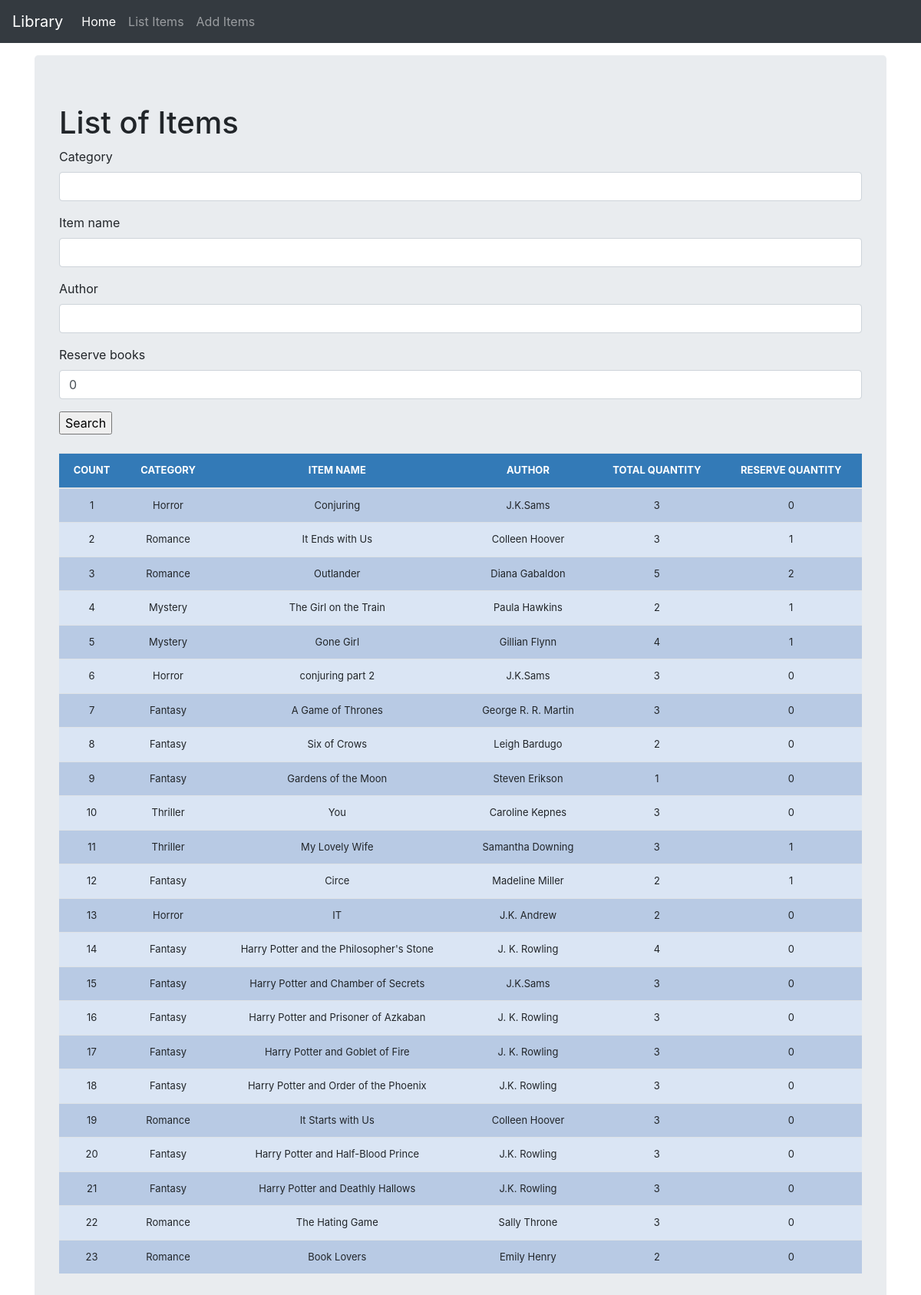
Page /list_item/ on the earlier database version.
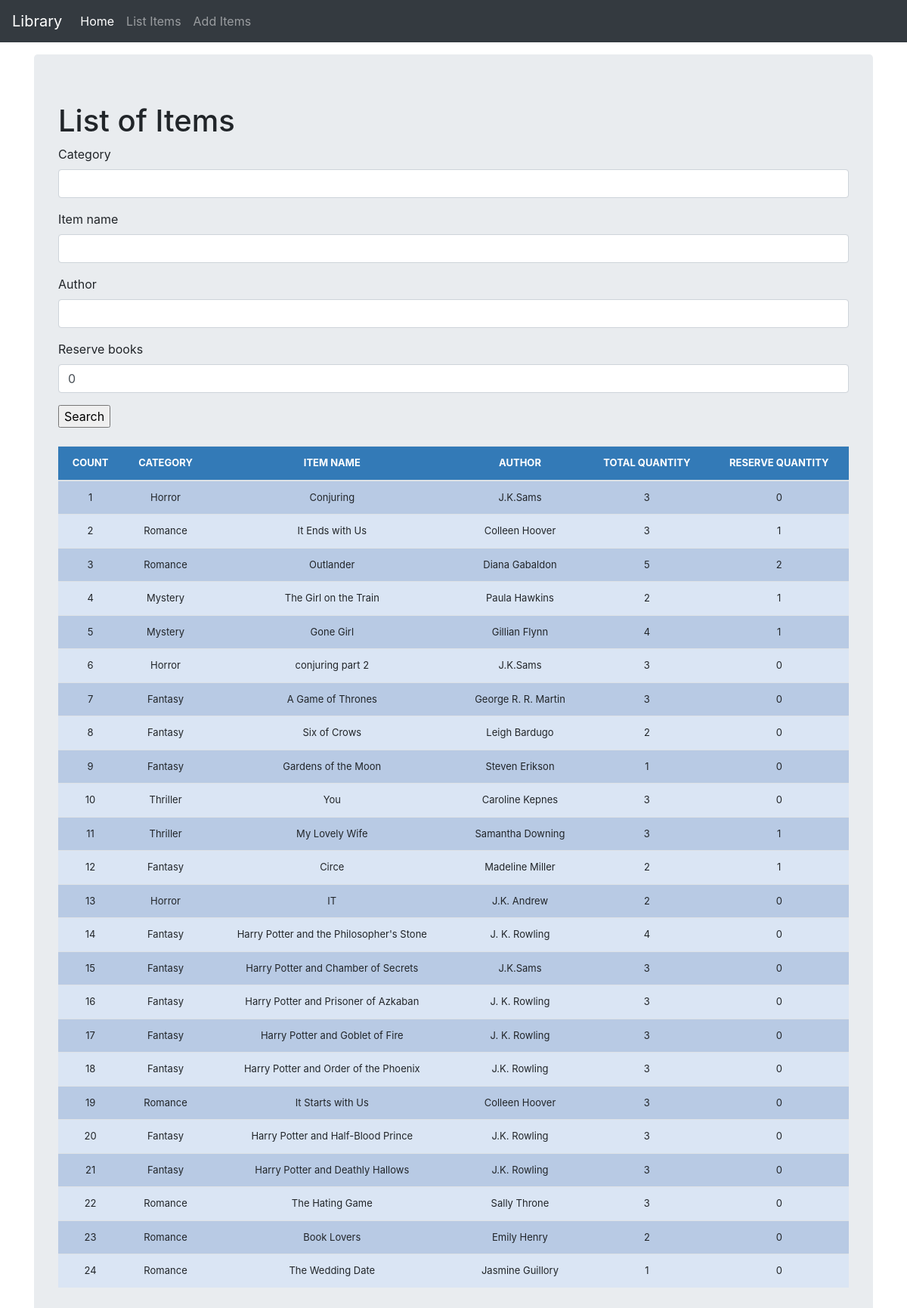
Same page on the later database version.
### librarymgmt/models.py (models this page shows, shortened)
class Books(models.Model):
	category = models.CharField(max_length=50, blank=True, null=True)
	item_name = models.CharField(max_length=50, blank=True, null=True)
	quantity = models.IntegerField(default='0', blank=True, null=True)
	receive_quantity = models.IntegerField(default='0', blank=True, null=True)
	receive_by = models.CharField(max_length=50, blank=True, null=True)
	issue_quantity = models.IntegerField(default='0', blank=True, null=True)
	author = models.CharField(max_length=50, blank=True, null=True)
	issue_to = models.CharField(max_length=50, blank=True, null=True)
	phone_number = models.CharField(max_length=50, blank=True, null=True)
	created_by = models.CharField(max_length=50, blank=True, null=True)
	reserve_books = models.IntegerField(default='0', blank=True, null=True)
	last_updated = models.DateTimeField(auto_now_add=False, auto_now=True)
	export_to_CSV = models.BooleanField(default=False)

### librarymgmt/views.py (the view, shortened to what this page needs)
# urls.py: path('list_item/', views.list_item, name='list_item'),
def list_item(request):
	title = 'List of Items'
	form = BooksSearchForm(request.POST or None)
	queryset = Books.objects.all()
	context = {
		"title": title,
		"queryset": queryset,
		"form": form,
	}
	return render(request, "list_item.html", context)

### librarymgmt/forms.py
class BooksSearchForm(forms.ModelForm):
   class Meta:
     model = Books
     fields = ['category', 'item_name', 'author', 'reserve_books']

### librarymgmt/templates/list_item.html (shortened to what this page needs)
{% load static %}
{% load crispy_forms_tags %}
<!doctype html>
<html lang="en">
  <head>
<link href="{% static 'css/stylesheet.css' %}" rel="stylesheet">
<link href="{% static 'css/bootstrap.min.css' %}" rel="stylesheet">
    <link href="{% static 'css/navbar-top-fixed.css' %}" rel="stylesheet">
  </head>
  <body>
{% include 'navbar.html' %}
<main role="main" class="container">
  <div class="jumbotron">
    <h1>{{title}}</h1>
    <form method='POST' action=''>{% csrf_token %}
		    {{form|crispy}}
		    <input type="submit" value='Search'/>
	</form>
	<br>
    	<table class='table'>
        	<thead>
          		<tr>
            		<th>COUNT</th>
            		<th>CATEGORY</th>
            		<th>ITEM NAME</th>
            		<th>AUTHOR</th>
            		<th>TOTAL QUANTITY </th>
            		<th>RESERVE QUANTITY </th>
          		</tr>
        	</thead>
      	{% for instance in queryset %}
          		<tr>
            		<td>{{forloop.counter}}</td>
            		<td>{{instance.category}}</td>
            		<td>{{instance.item_name}}</td>
            		<td>{{instance.author}}</td>
            		<td>{{instance.quantity}}</td>
            		<td>{{instance.reserve_books}}</td>
          		</tr>
      	{% endfor %}
    </table>
  </div>
</main>
      </body>
</html>

Differences in the rows shown:
added Books: category "Romance", item_name "The Wedding Date", author "Jasmine Guillory", quantity "1", reserve_books "0"
